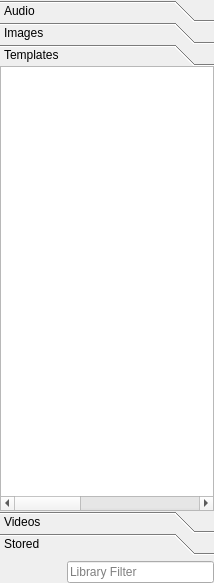
<?xml version="1.0" encoding="UTF-8"?>
<ui version="4.0">
 <class>LibraryWidget</class>
 <widget class="QWidget" name="LibraryWidget">
  <property name="geometry">
   <rect>
    <x>0</x>
    <y>0</y>
    <width>214</width>
    <height>583</height>
   </rect>
  </property>
  <property name="contextMenuPolicy">
   <enum>Qt::CustomContextMenu</enum>
  </property>
  <layout class="QVBoxLayout" name="verticalLayout_5">
   <property name="spacing">
    <number>0</number>
   </property>
   <property name="margin">
    <number>0</number>
   </property>
   <item>
    <widget class="QToolBox" name="toolBoxLibrary">
     <property name="currentIndex">
      <number>2</number>
     </property>
     <property name="tabSpacing">
      <number>0</number>
     </property>
     <widget class="QWidget" name="pageAudio">
      <property name="geometry">
       <rect>
        <x>0</x>
        <y>0</y>
        <width>98</width>
        <height>71</height>
       </rect>
      </property>
      <attribute name="label">
       <string>Audio</string>
      </attribute>
      <layout class="QVBoxLayout" name="verticalLayout_4">
       <property name="margin">
        <number>0</number>
       </property>
       <item>
        <widget class="QTreeWidget" name="treeWidgetAudio">
         <property name="contextMenuPolicy">
          <enum>Qt::CustomContextMenu</enum>
         </property>
         <property name="selectionMode">
          <enum>QAbstractItemView::ExtendedSelection</enum>
         </property>
         <property name="rootIsDecorated">
          <bool>false</bool>
         </property>
         <property name="uniformRowHeights">
          <bool>true</bool>
         </property>
         <attribute name="headerVisible">
          <bool>false</bool>
         </attribute>
         <attribute name="headerDefaultSectionSize">
          <number>100</number>
         </attribute>
         <attribute name="headerShowSortIndicator" stdset="0">
          <bool>false</bool>
         </attribute>
         <column>
          <property name="text">
           <string>Name</string>
          </property>
         </column>
         <column>
          <property name="text">
           <string>Id</string>
          </property>
         </column>
         <column>
          <property name="text">
           <string>Label</string>
          </property>
         </column>
         <column>
          <property name="text">
           <string>DeviceName</string>
          </property>
         </column>
         <column>
          <property name="text">
           <string>Type</string>
          </property>
         </column>
         <column>
          <property name="text">
           <string>ThumbnailId</string>
          </property>
         </column>
        </widget>
       </item>
      </layout>
     </widget>
     <widget class="QWidget" name="pageStill">
      <property name="geometry">
       <rect>
        <x>0</x>
        <y>0</y>
        <width>98</width>
        <height>71</height>
       </rect>
      </property>
      <attribute name="label">
       <string>Images</string>
      </attribute>
      <layout class="QVBoxLayout" name="verticalLayout_2">
       <property name="margin">
        <number>0</number>
       </property>
       <item>
        <widget class="QTreeWidget" name="treeWidgetImage">
         <property name="contextMenuPolicy">
          <enum>Qt::CustomContextMenu</enum>
         </property>
         <property name="selectionMode">
          <enum>QAbstractItemView::ExtendedSelection</enum>
         </property>
         <property name="rootIsDecorated">
          <bool>false</bool>
         </property>
         <property name="uniformRowHeights">
          <bool>true</bool>
         </property>
         <attribute name="headerVisible">
          <bool>false</bool>
         </attribute>
         <attribute name="headerDefaultSectionSize">
          <number>100</number>
         </attribute>
         <attribute name="headerShowSortIndicator" stdset="0">
          <bool>false</bool>
         </attribute>
         <column>
          <property name="text">
           <string>Name</string>
          </property>
         </column>
         <column>
          <property name="text">
           <string>Id</string>
          </property>
         </column>
         <column>
          <property name="text">
           <string>Label</string>
          </property>
         </column>
         <column>
          <property name="text">
           <string>DeviceName</string>
          </property>
         </column>
         <column>
          <property name="text">
           <string>Type</string>
          </property>
         </column>
         <column>
          <property name="text">
           <string>ThumbnailId</string>
          </property>
         </column>
        </widget>
       </item>
      </layout>
     </widget>
     <widget class="QWidget" name="pageTemplate">
      <property name="geometry">
       <rect>
        <x>0</x>
        <y>0</y>
        <width>214</width>
        <height>448</height>
       </rect>
      </property>
      <attribute name="label">
       <string>Templates</string>
      </attribute>
      <layout class="QVBoxLayout" name="verticalLayout_3">
       <property name="spacing">
        <number>0</number>
       </property>
       <property name="margin">
        <number>0</number>
       </property>
       <item>
        <widget class="QTreeWidget" name="treeWidgetTemplate">
         <property name="contextMenuPolicy">
          <enum>Qt::CustomContextMenu</enum>
         </property>
         <property name="selectionMode">
          <enum>QAbstractItemView::ExtendedSelection</enum>
         </property>
         <property name="selectionBehavior">
          <enum>QAbstractItemView::SelectItems</enum>
         </property>
         <property name="rootIsDecorated">
          <bool>false</bool>
         </property>
         <property name="uniformRowHeights">
          <bool>true</bool>
         </property>
         <attribute name="headerVisible">
          <bool>false</bool>
         </attribute>
         <attribute name="headerDefaultSectionSize">
          <number>100</number>
         </attribute>
         <attribute name="headerShowSortIndicator" stdset="0">
          <bool>false</bool>
         </attribute>
         <column>
          <property name="text">
           <string>Name</string>
          </property>
         </column>
         <column>
          <property name="text">
           <string>Id</string>
          </property>
         </column>
         <column>
          <property name="text">
           <string>Label</string>
          </property>
         </column>
         <column>
          <property name="text">
           <string>DeviceName</string>
          </property>
         </column>
         <column>
          <property name="text">
           <string>Type</string>
          </property>
         </column>
         <column>
          <property name="text">
           <string>ThumbnailId</string>
          </property>
         </column>
        </widget>
       </item>
      </layout>
     </widget>
     <widget class="QWidget" name="pageMovie">
      <property name="geometry">
       <rect>
        <x>0</x>
        <y>0</y>
        <width>98</width>
        <height>71</height>
       </rect>
      </property>
      <attribute name="label">
       <string>Videos</string>
      </attribute>
      <layout class="QVBoxLayout" name="verticalLayout">
       <property name="margin">
        <number>0</number>
       </property>
       <item>
        <widget class="QTreeWidget" name="treeWidgetVideo">
         <property name="contextMenuPolicy">
          <enum>Qt::CustomContextMenu</enum>
         </property>
         <property name="selectionMode">
          <enum>QAbstractItemView::ExtendedSelection</enum>
         </property>
         <property name="rootIsDecorated">
          <bool>false</bool>
         </property>
         <property name="uniformRowHeights">
          <bool>true</bool>
         </property>
         <attribute name="headerVisible">
          <bool>false</bool>
         </attribute>
         <attribute name="headerDefaultSectionSize">
          <number>100</number>
         </attribute>
         <attribute name="headerShowSortIndicator" stdset="0">
          <bool>false</bool>
         </attribute>
         <column>
          <property name="text">
           <string>Name</string>
          </property>
         </column>
         <column>
          <property name="text">
           <string>Id</string>
          </property>
         </column>
         <column>
          <property name="text">
           <string>Label</string>
          </property>
         </column>
         <column>
          <property name="text">
           <string>DeviceName</string>
          </property>
         </column>
         <column>
          <property name="text">
           <string>Type</string>
          </property>
         </column>
         <column>
          <property name="text">
           <string>ThumbnailId</string>
          </property>
         </column>
        </widget>
       </item>
      </layout>
     </widget>
     <widget class="QWidget" name="pageData">
      <property name="geometry">
       <rect>
        <x>0</x>
        <y>0</y>
        <width>98</width>
        <height>71</height>
       </rect>
      </property>
      <attribute name="label">
       <string>Stored</string>
      </attribute>
      <layout class="QVBoxLayout" name="verticalLayout_6">
       <property name="margin">
        <number>0</number>
       </property>
       <item>
        <widget class="QTreeWidget" name="treeWidgetData">
         <property name="contextMenuPolicy">
          <enum>Qt::CustomContextMenu</enum>
         </property>
         <property name="selectionMode">
          <enum>QAbstractItemView::ExtendedSelection</enum>
         </property>
         <property name="rootIsDecorated">
          <bool>false</bool>
         </property>
         <property name="uniformRowHeights">
          <bool>true</bool>
         </property>
         <attribute name="headerVisible">
          <bool>false</bool>
         </attribute>
         <attribute name="headerDefaultSectionSize">
          <number>100</number>
         </attribute>
         <attribute name="headerShowSortIndicator" stdset="0">
          <bool>false</bool>
         </attribute>
         <column>
          <property name="text">
           <string>New Column</string>
          </property>
         </column>
         <column>
          <property name="text">
           <string>Name</string>
          </property>
         </column>
         <column>
          <property name="text">
           <string>Color</string>
          </property>
         </column>
         <column>
          <property name="text">
           <string>Label</string>
          </property>
         </column>
         <column>
          <property name="text">
           <string>DeviceName</string>
          </property>
         </column>
         <column>
          <property name="text">
           <string>Type</string>
          </property>
         </column>
         <column>
          <property name="text">
           <string>ThumbnailId</string>
          </property>
         </column>
        </widget>
       </item>
      </layout>
     </widget>
    </widget>
   </item>
   <item>
    <spacer name="verticalSpacer">
     <property name="orientation">
      <enum>Qt::Vertical</enum>
     </property>
     <property name="sizeType">
      <enum>QSizePolicy::Fixed</enum>
     </property>
     <property name="sizeHint" stdset="0">
      <size>
       <width>20</width>
       <height>6</height>
      </size>
     </property>
    </spacer>
   </item>
   <item>
    <layout class="QHBoxLayout" name="horizontalLayout">
     <item>
      <spacer name="horizontalSpacer">
       <property name="orientation">
        <enum>Qt::Horizontal</enum>
       </property>
       <property name="sizeType">
        <enum>QSizePolicy::Expanding</enum>
       </property>
       <property name="sizeHint" stdset="0">
        <size>
         <width>40</width>
         <height>20</height>
        </size>
       </property>
      </spacer>
     </item>
     <item>
      <widget class="QLineEdit" name="lineEditFilter">
       <property name="sizePolicy">
        <sizepolicy hsizetype="Preferred" vsizetype="Fixed">
         <horstretch>0</horstretch>
         <verstretch>0</verstretch>
        </sizepolicy>
       </property>
       <property name="minimumSize">
        <size>
         <width>147</width>
         <height>22</height>
        </size>
       </property>
       <property name="placeholderText">
        <string>Library Filter</string>
       </property>
      </widget>
     </item>
    </layout>
   </item>
  </layout>
 </widget>
 <resources/>
 <connections>
  <connection>
   <sender>lineEditFilter</sender>
   <signal>editingFinished()</signal>
   <receiver>LibraryWidget</receiver>
   <slot>filterLibrary()</slot>
   <hints>
    <hint type="sourcelabel">
     <x>212</x>
     <y>581</y>
    </hint>
    <hint type="destinationlabel">
     <x>0</x>
     <y>324</y>
    </hint>
   </hints>
  </connection>
  <connection>
   <sender>treeWidgetTemplate</sender>
   <signal>currentItemChanged(QTreeWidgetItem*,QTreeWidgetItem*)</signal>
   <receiver>LibraryWidget</receiver>
   <slot>currentItemChanged(QTreeWidgetItem*,QTreeWidgetItem*)</slot>
   <hints>
    <hint type="sourcelabel">
     <x>183</x>
     <y>122</y>
    </hint>
    <hint type="destinationlabel">
     <x>227</x>
     <y>124</y>
    </hint>
   </hints>
  </connection>
  <connection>
   <sender>treeWidgetVideo</sender>
   <signal>currentItemChanged(QTreeWidgetItem*,QTreeWidgetItem*)</signal>
   <receiver>LibraryWidget</receiver>
   <slot>currentItemChanged(QTreeWidgetItem*,QTreeWidgetItem*)</slot>
   <hints>
    <hint type="sourcelabel">
     <x>128</x>
     <y>243</y>
    </hint>
    <hint type="destinationlabel">
     <x>228</x>
     <y>236</y>
    </hint>
   </hints>
  </connection>
  <connection>
   <sender>treeWidgetImage</sender>
   <signal>currentItemChanged(QTreeWidgetItem*,QTreeWidgetItem*)</signal>
   <receiver>LibraryWidget</receiver>
   <slot>currentItemChanged(QTreeWidgetItem*,QTreeWidgetItem*)</slot>
   <hints>
    <hint type="sourcelabel">
     <x>151</x>
     <y>102</y>
    </hint>
    <hint type="destinationlabel">
     <x>254</x>
     <y>100</y>
    </hint>
   </hints>
  </connection>
  <connection>
   <sender>treeWidgetAudio</sender>
   <signal>currentItemChanged(QTreeWidgetItem*,QTreeWidgetItem*)</signal>
   <receiver>LibraryWidget</receiver>
   <slot>currentItemChanged(QTreeWidgetItem*,QTreeWidgetItem*)</slot>
   <hints>
    <hint type="sourcelabel">
     <x>116</x>
     <y>79</y>
    </hint>
    <hint type="destinationlabel">
     <x>229</x>
     <y>71</y>
    </hint>
   </hints>
  </connection>
  <connection>
   <sender>treeWidgetData</sender>
   <signal>currentItemChanged(QTreeWidgetItem*,QTreeWidgetItem*)</signal>
   <receiver>LibraryWidget</receiver>
   <slot>currentItemChanged(QTreeWidgetItem*,QTreeWidgetItem*)</slot>
   <hints>
    <hint type="sourcelabel">
     <x>164</x>
     <y>447</y>
    </hint>
    <hint type="destinationlabel">
     <x>225</x>
     <y>481</y>
    </hint>
   </hints>
  </connection>
  <connection>
   <sender>treeWidgetTemplate</sender>
   <signal>itemClicked(QTreeWidgetItem*,int)</signal>
   <receiver>LibraryWidget</receiver>
   <slot>itemClicked(QTreeWidgetItem*,int)</slot>
   <hints>
    <hint type="sourcelabel">
     <x>153</x>
     <y>217</y>
    </hint>
    <hint type="destinationlabel">
     <x>225</x>
     <y>221</y>
    </hint>
   </hints>
  </connection>
  <connection>
   <sender>treeWidgetVideo</sender>
   <signal>itemClicked(QTreeWidgetItem*,int)</signal>
   <receiver>LibraryWidget</receiver>
   <slot>itemClicked(QTreeWidgetItem*,int)</slot>
   <hints>
    <hint type="sourcelabel">
     <x>143</x>
     <y>155</y>
    </hint>
    <hint type="destinationlabel">
     <x>229</x>
     <y>154</y>
    </hint>
   </hints>
  </connection>
  <connection>
   <sender>treeWidgetData</sender>
   <signal>itemClicked(QTreeWidgetItem*,int)</signal>
   <receiver>LibraryWidget</receiver>
   <slot>itemClicked(QTreeWidgetItem*,int)</slot>
   <hints>
    <hint type="sourcelabel">
     <x>106</x>
     <y>218</y>
    </hint>
    <hint type="destinationlabel">
     <x>224</x>
     <y>213</y>
    </hint>
   </hints>
  </connection>
  <connection>
   <sender>treeWidgetImage</sender>
   <signal>itemClicked(QTreeWidgetItem*,int)</signal>
   <receiver>LibraryWidget</receiver>
   <slot>itemClicked(QTreeWidgetItem*,int)</slot>
   <hints>
    <hint type="sourcelabel">
     <x>153</x>
     <y>220</y>
    </hint>
    <hint type="destinationlabel">
     <x>224</x>
     <y>204</y>
    </hint>
   </hints>
  </connection>
  <connection>
   <sender>treeWidgetAudio</sender>
   <signal>itemClicked(QTreeWidgetItem*,int)</signal>
   <receiver>LibraryWidget</receiver>
   <slot>itemClicked(QTreeWidgetItem*,int)</slot>
   <hints>
    <hint type="sourcelabel">
     <x>150</x>
     <y>168</y>
    </hint>
    <hint type="destinationlabel">
     <x>223</x>
     <y>197</y>
    </hint>
   </hints>
  </connection>
 </connections>
 <slots>
  <slot>filterLibrary()</slot>
  <slot>synchronizeLibrary()</slot>
  <slot>currentItemChanged(QTreeWidgetItem*,QTreeWidgetItem*)</slot>
  <slot>itemClicked(QTreeWidgetItem*,int)</slot>
  <slot>itemEntered(QTreeWidgetItem*,int)</slot>
 </slots>
</ui>
